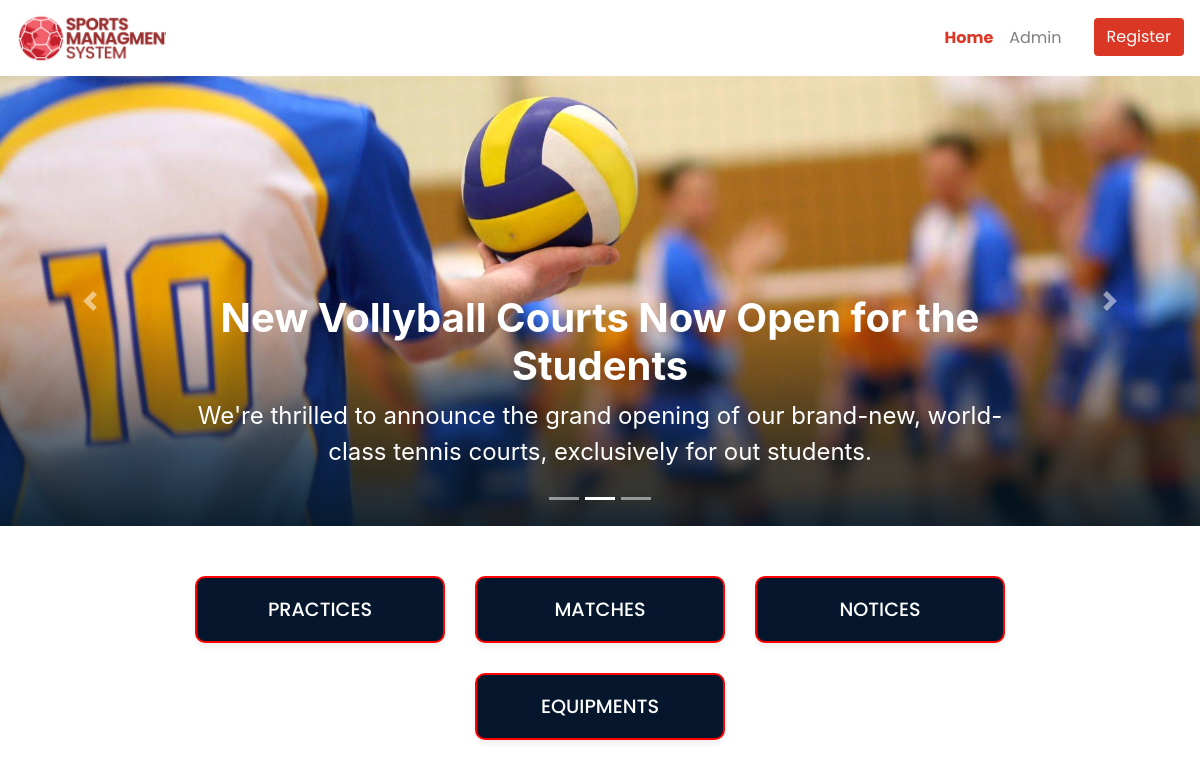
The page / on the database its author committed.
### tables this page shows
CREATE TABLE `news` (
  `id` int(11) NOT NULL,
  `important` tinyint(1) DEFAULT NULL,
  `newsTitle` text DEFAULT NULL,
  `newsBody` longtext DEFAULT NULL
);

### slider_news.php (called while the page is built, shortened)
<?php
    include 'db_config.php';
    $query = "SELECT newsTitle, newsBody FROM news";
    $result = mysqli_query($conn, $query);
    $newsRecords = array();
    while ($row = mysqli_fetch_assoc($result)) {
        $newsRecords[] = array(
            'newsTitle' => $row['newsTitle'],
            'newsBody' => $row['newsBody']
        );
    }
?>

### slider_handler.php (the view)
<?php
    include 'slider_news.php';
    $slidesCount = count($newsRecords);
    echo "<ol class='carousel-indicators'>";
    $indicators = "<li data-target='#carouselCaptions' data-slide-to='0' class='active'></li>";
    for($i = 1; $i<$slidesCount; $i++){
        $indicators = $indicators."
            <li data-target='#carouselCaptions' data-slide-to='$i'></li>
        ";
    }
    echo $indicators;
    echo "</ol>";
    echo "<div class='carousel-inner'>";
    $slides ="
            <div class='carousel-item active'>
                <img src='./assets/img/image0.jpg' class='d-block w-100' alt='Slide 1'>
                <div class='carousel-caption'>
                    <h1><b>". $newsRecords[0]['newsTitle']."</b></h1>
                    <p style='font-size:1.5em;'>".$newsRecords[0]['newsBody']."</p>
                </div>
            </div>";
    for($count = 1; $count<$slidesCount; $count++){
        $slides = $slides."
            <div class='carousel-item'>
                <img src='./assets/img/image$count.jpg' class='d-block w-100' alt='Slide 1'>
                <div class='carousel-caption'>
                    <h1><b>". $newsRecords[$count]['newsTitle']."</b></h1>
                    <p style='font-size:1.5em;'>".$newsRecords[$count]['newsBody']."</p>
                </div>
            </div>";
    }
    echo $slides;
?>

### assets/css/home.css (style rules this page uses)
.carousel-item::before { content: ''; position: absolute; top: 0; left: 0; width: 1000%; height: 100%; background: linear-gradient(rgba(0, 0, 0, 0), rgba(6, 23, 36, 0.9)); background-size: 100% 50%; background-repeat: no-repeat; background-position: bottom; }

### assets/css/style.css (style rules this page uses)
:root { --primary-bg-color: #db3725; --primary-title-color: #fed81b; --primary-text-color: #db3725; --slider-title-color: #fed81b; --slider-bg-color: #fed81b; }
html,body { margin: 0; padding: 0; border: none; box-sizing: border-box; font-family: 'Open-sans', sans-serif; }
.carousel-item img { width: 100% !important; height: 450px; object-fit: cover; }

### rows shown on the page
news: newsTitle "New Vollyball Courts Now Open for the Students", newsBody "We're thrilled to announce the grand opening of our brand-new, world-class tennis courts, exclusively for out students."
